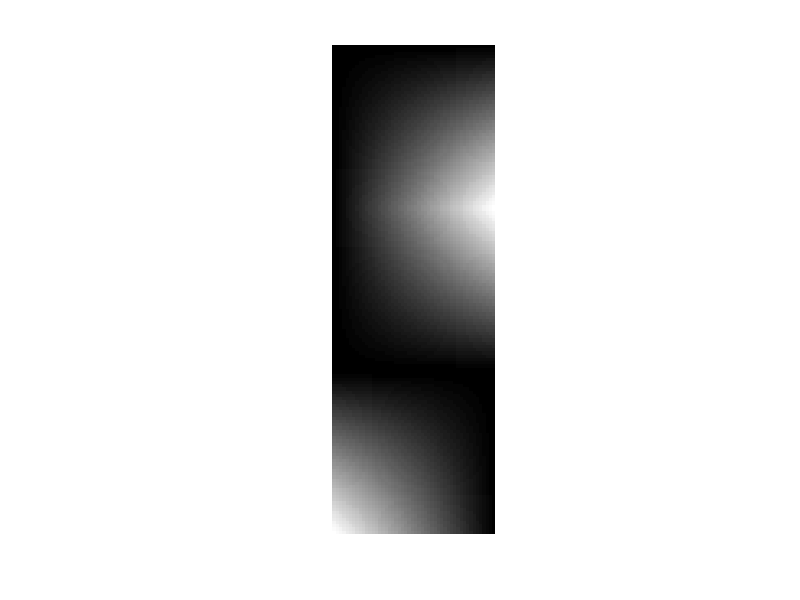

Source code (MATLAB):
L1 = [0:(1 / 49):1];
L1 = L1' * L1; % 1 bottom right
L2 = L1(end:-1:1, :); % 1 upper right - reflection relative to the rows (X axis)
L3 = L1(:, end:-1:1); % 1 bottom left -  reflection relative to the cols (Y axis)
LOUT = [L1; ...
    L2; ...
    L3]; % concatenate vertically
figure
imshow(LOUT, 'InitialMagnification', 'fit')